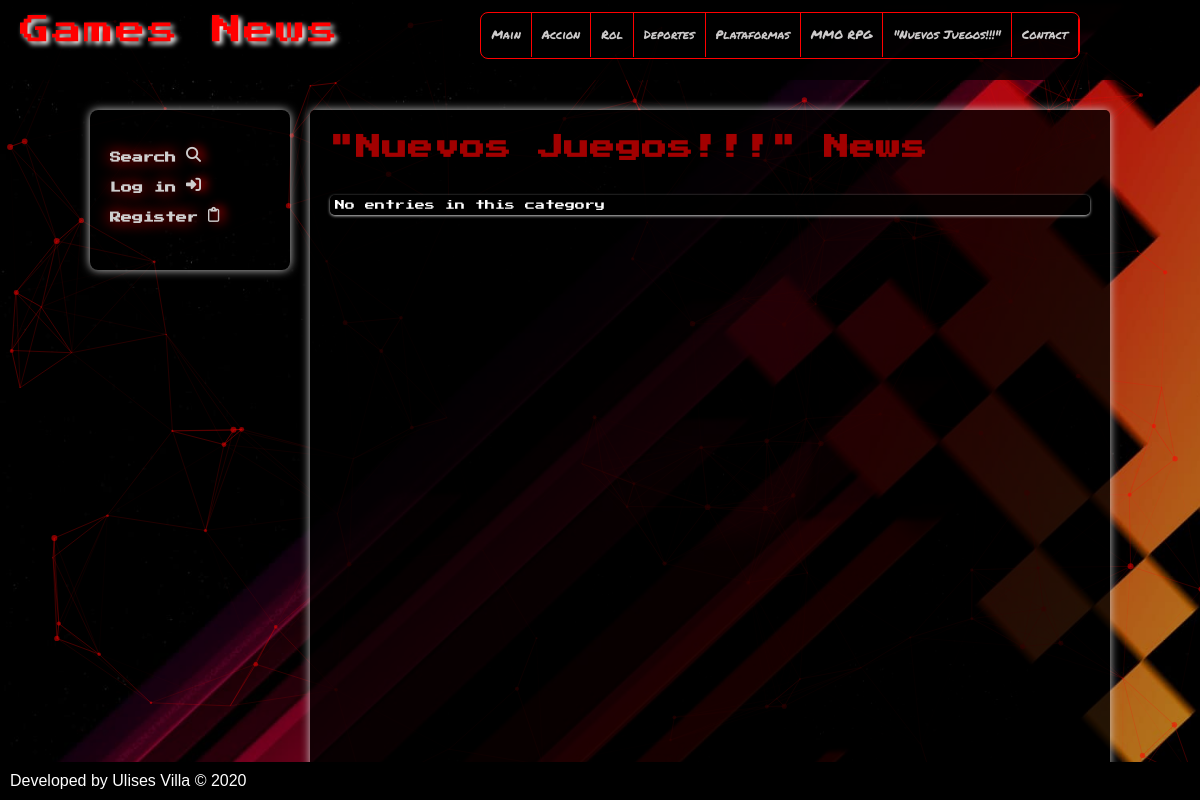
Screenshot of /categoria.php?id=6 with the database file from the repository.
### tables this page shows
CREATE TABLE categorias(
id      int(255) auto_increment not null,
nombre  varchar(100),
CONSTRAINT pk_categorias PRIMARY KEY(id)
);

### includes/helpers.php (called while the page is built, shortened)
<?php
function conseguirCategorias($conexion){
    $sql = "SELECT * FROM categorias ORDER BY id ASC;";
    $categorias = mysqli_query($conexion, $sql);
    $result = array();
    if($categorias && mysqli_num_rows($categorias)>=1){
        $result = $categorias;
    }
    return $result;
}
function conseguirCategoria($conexion, $id){
    $sql = "SELECT * FROM categorias WHERE id = $id;";
    $categorias = mysqli_query($conexion, $sql);
    $result = array();
    if($categorias && mysqli_num_rows($categorias)>=1){
        $result = mysqli_fetch_assoc($categorias);
    }
    return $result;
}
function conseguirEntradas($conexion, $limit=null, $categoria=null, $busqueda=null){
    $sql="SELECT e.*, c.nombre AS 'categoria' FROM entradas e INNER JOIN categorias c ON e.categoria_id = c.id ORDER BY e.id DESC";
    if(!empty($categoria)){
        $sql="SELECT e.*, c.nombre AS 'categoria' FROM entradas e INNER JOIN categorias c ON e.categoria_id = c.id WHERE e.categoria_id = $categoria ORDER BY e.id DESC ";
    }
    $entradas = mysqli_query($conexion, $sql);
    return $entradas;
}
?>

### includes/headers.php (the view, shortened to what this page needs)
<?php require_once 'conexion.php'; ?>
<?php require_once 'includes/helpers.php';?>
<!DOCTYPE html>
<html lang="es">
    <head>
        <link rel="stylesheet" type="text/css" href="./assets/css/style.css">
    </head>
<body>
       <div id="particles-js"></div>
   <header id="cabecera">
       <div id="logo">
           <a href="index.php" >
               Games News
           </a>
       </div>
       <nav id="menu">
           <ul>
               <li>
                   <a class="active" href="index.php" >Main</a>
               </li>
               <?php
                    $categorias = conseguirCategorias($db);
                    if(!empty($categorias)):
                        while($categoria = mysqli_fetch_assoc($categorias)):
                ?>
                    <li>
                        <a class="active" href="categoria.php?id=<?=$categoria['id']?>"><?=$categoria['nombre']?></a>
                    </li>
               <?php
                        endwhile;
                    endif;
                ?>
                <li>
                   <a class="active" href="mailto:ulisesvil5@hotmail.com" >Contact</a>
               </li>
           </ul>
       </nav>
   </header>
   <div id="contenedor">

### categoria.php (shortened to what this page needs)
<?php require_once 'includes/conexion.php'; ?>
<?php require_once 'includes/helpers.php'; ?>
<?php
    $categoria_actual = conseguirCategoria($db, $_GET['id']);
?>
<?php require_once 'includes/headers.php'; ?>
<?php require_once 'includes/lateral.php'; ?>
<div id="principal">
    <h1><?=$categoria_actual['nombre']?> News</h1>
    <?php
        $entradas = conseguirEntradas($db, null, $_GET['id'] );
        if(!empty($entradas) && mysqli_num_rows($entradas) >= 1):
            while($entrada = mysqli_fetch_assoc($entradas)):
    ?>
        <article class="entrada">
            <a href="entrada.php?id=<?=$entrada['id']?>" >
                <h2><?=$entrada['titulo']?></h2>
                <span class="fecha"><?=$entrada['categoria'].' | '.$entrada['fecha'] ?></span>
                <p>
                  <?=substr($entrada['descripcion'], 0, 180).'...'?>
                </p>
            </a>
        </article>
    <?php
            endwhile;
        else:
    ?>
    <div class="alerta">No entries in this category</div>
    <?php endif; ?>
</div>
<?php require_once 'includes/footer.php'; ?>
</body>
</html>

### assets/css/style.css (style rules this page uses)
* { margin: 0px; padding: 0px; font-family: sans-serif, Helvetica, Arial; text-decoration: none; color: white; }
body { position: absolute; width: 100%; height: fit-content; background: url(../img/bg10.jpg); background-size: cover; background-attachment: fixed; z-index: 1; }
#particles-js { width: 100%; height: 100%; position: fixed; background: rgba(0,0,0,0.3); z-index: -1; }
.alerta { padding: 5px; font-size: 10px; font-family: PressStart2P; color: white; background: rgba(0,0,0,.8); box-shadow: 0px 1px 3px #ccc; border-radius: 5px; margin-top: 30px; }
#cabecera { display: flex; flex-direction: row; width: 100%; height: 80px; background: rgba(0,0,0,0.8); margin: 0px auto; box-sizing: border-box; }
#logo { width: 360px; height: 47px; text-align: center; padding-top: 10px; box-sizing: border-box; }
#logo a { font-family: "PressStart2P", Helvetica; font-size: 30px; letter-spacing: 2px; color: red; text-shadow: 3px 3px 5px white; transition: all 500ms; line-height: 40px; }
#menu { clear: both; width: fit-content; height: 45px; background: rgba(0,0,0,.5); border: 1px solid red; border-radius: 8px; overflow: hidden; margin: 0px auto; margin-top: 12px; }
#menu ul { list-style: none; }
#menu ul li { float: left; line-height: 44px; border-right: 1px solid red; }
#menu ul li a { display: block; padding-left: 10px; padding-right: 10px; font-family: "PermanentMarker", Helvetica; font-size: 12px; color: #cccaca; white-space: nowrap; }
#contenedor { display: flex; flex-direction: row; width: 85%; min-width: 300px; height: auto; margin:0px auto; margin-top: 30px; margin-bottom: 30px; }
#principal { width: 80%; min-width: 300px; min-height: 620px; background: rgba(0,0,0,.8); border-radius: 5px; box-shadow: 0px 0px 10px #ccc; margin-left: 20px; padding: 20px; overflow: hidden; z-index: 2; }
#principal h1 { font-size: 25px; color: #a20000; letter-spacing: 1px; font-family: "PressStart2P", Helvetica; line-height: 35px; }

### rows the page displays
categorias: nombre "Accion"
categorias: nombre "Rol"
categorias: nombre "Deportes"
categorias: nombre "Plataformas"
categorias: nombre "MMO RPG"
categorias: nombre "\"Nuevos Juegos!!!\""
